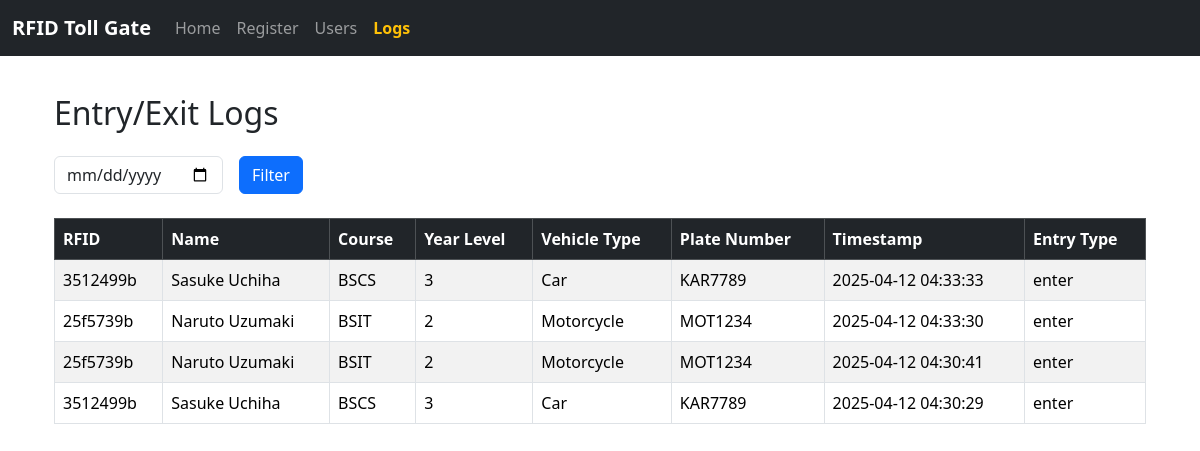
Page /logs on the earlier database version.
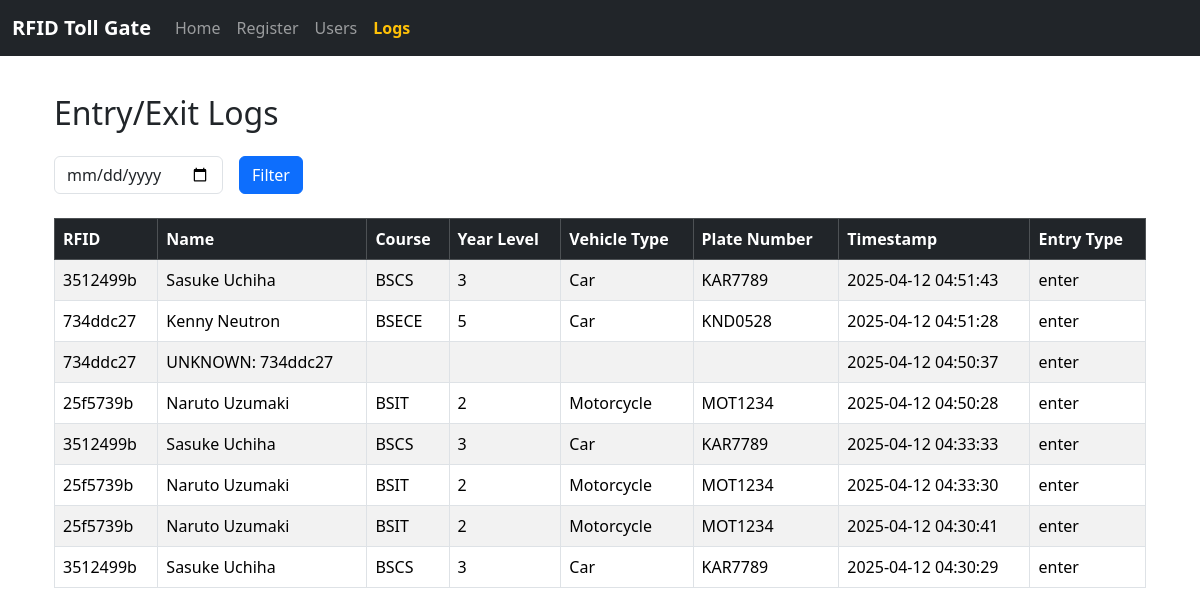
Same page on the later database version.
### tables this page shows
CREATE TABLE logs (
        id INTEGER PRIMARY KEY AUTOINCREMENT,
        rfid TEXT,
        name TEXT,
        course TEXT,
        year_level TEXT,
        vehicle_type TEXT,
        plate_number TEXT,
        timestamp TEXT,
        entry_type TEXT CHECK(entry_type IN ('enter', 'exit'))
    );

### main.py (the view)
@app.route('/logs')
def logs():
    selected_date = request.args.get('date')
    conn = sqlite3.connect('rfid_gate.db')
    c = conn.cursor()
    if selected_date:
        c.execute('''
            SELECT rfid, name, course, year_level, vehicle_type, plate_number, timestamp, entry_type
            FROM logs
            WHERE DATE(timestamp) = ?
            ORDER BY timestamp DESC
        ''', (selected_date,))
    else:
        c.execute('''
            SELECT rfid, name, course, year_level, vehicle_type, plate_number, timestamp, entry_type
            FROM logs
            ORDER BY timestamp DESC
        ''')
    logs_data = c.fetchall()
    conn.close()
    return render_template('logs.html', logs=logs_data, selected_date=selected_date)

### templates/logs.html (shortened to what this page needs)
{% extends "base.html" %}
{% block content %}
<div class="container mt-4">
  <h2 class="mb-4">Entry/Exit Logs</h2>
  <form method="GET" class="row g-3 mb-4">
    <div class="col-auto">
      <input type="date" name="date" class="form-control" value="{{ selected_date }}">
    </div>
    <div class="col-auto">
      <button type="submit" class="btn btn-primary">Filter</button>
    </div>
  </form>
  {% if logs %}
  <div class="table-responsive">
    <table class="table table-striped table-bordered">
      <thead class="table-dark">
        <tr>
          <th>RFID</th>
          <th>Name</th>
          <th>Course</th>
          <th>Year Level</th>
          <th>Vehicle Type</th>
          <th>Plate Number</th>
          <th>Timestamp</th>
          <th>Entry Type</th>
        </tr>
      </thead>
      <tbody>
        {% for log in logs %}
        <tr>
          <td>{{ log[0] }}</td>
          <td>{{ log[1] }}</td>
          <td>{{ log[2] }}</td>
          <td>{{ log[3] }}</td>
          <td>{{ log[4] }}</td>
          <td>{{ log[5] }}</td>
          <td>{{ log[6] }}</td>
          <td>{{ log[7] }}</td>
        </tr>
        {% endfor %}
      </tbody>
    </table>
  </div>
  {% else %}
    <p class="text-muted">No logs found{{ " for " + selected_date if selected_date }}.</p>
  {% endif %}
</div>
{% endblock %}

### templates/base.html (shortened to what this page needs)
<!DOCTYPE html>
<html lang="en">
<head>
  <link href="https://cdn.jsdelivr.net/npm/bootstrap@5.3.2/dist/css/bootstrap.min.css" rel="stylesheet">
</head>
<body>
<nav class="navbar navbar-expand-lg navbar-dark bg-dark fixed-top">
  <div class="container-fluid">
    <a class="navbar-brand" href="/">RFID Toll Gate</a>
    <div class="collapse navbar-collapse">
      <ul class="navbar-nav me-auto mb-2 mb-lg-0">
        <li class="nav-item">
          <a class="nav-link {% if request.path == '/' %}active text-warning fw-bold{% endif %}" href="/">Home</a>
        </li>
        <li class="nav-item">
          <a class="nav-link {% if request.path.startswith('/register') %}active text-warning fw-bold{% endif %}" href="/register">Register</a>
        </li>
        <li class="nav-item">
          <a class="nav-link {% if request.path == '/users' %}active text-warning fw-bold{% endif %}" href="/users">Users</a>
        </li>
        <li class="nav-item">
          <a class="nav-link {% if request.path.startswith('/logs') %}active text-warning fw-bold{% endif %}" href="/logs">Logs</a>
        </li>
      </ul>
    </div>
  </div>
</nav>
  <div class="container">
    {% block content %}{% endblock %}
  </div>
</body>
</html>

### templates/base.html (style rules this page uses)
body { padding-top: 70px; }
.navbar-brand { font-weight: bold; }

Differences in the rows shown:
added logs: rfid "3512499b", name "Sasuke Uchiha", course "BSCS", year_level "3", vehicle_type "Car", plate_number "KAR7789", timestamp "2025-04-12 04:51:43", entry_type "enter"
added logs: rfid "734ddc27", name "Kenny Neutron", course "BSECE", year_level "5", vehicle_type "Car", plate_number "KND0528", timestamp "2025-04-12 04:51:28", entry_type "enter"
added logs: rfid "734ddc27", name "UNKNOWN: 734ddc27", timestamp "2025-04-12 04:50:37", entry_type "enter"
added logs: rfid "25f5739b", name "Naruto Uzumaki", course "BSIT", year_level "2", vehicle_type "Motorcycle", plate_number "MOT1234", timestamp "2025-04-12 04:50:28", entry_type "enter"
